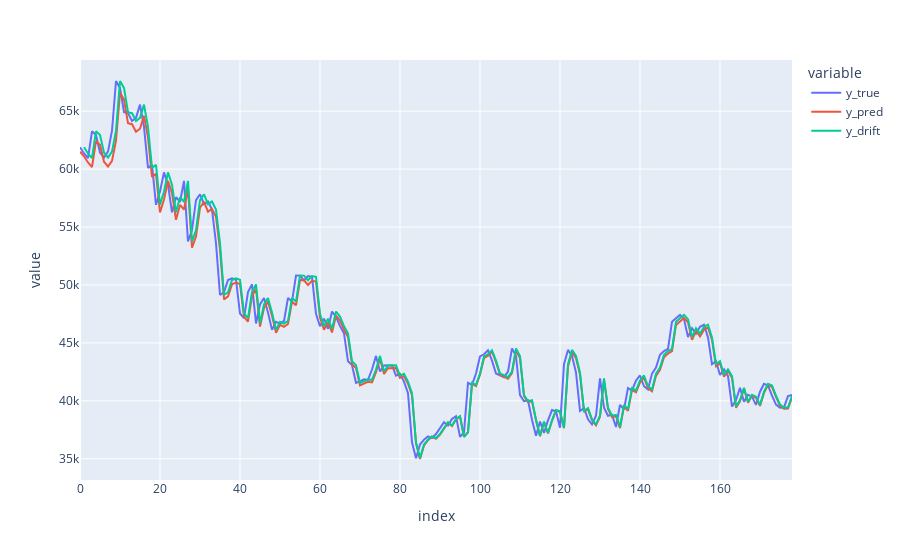

Source (notebook cell):
### Code cell
fig = px.line(result, x="index", y="value", color='variable')
fig.show()

### Figure 1 — Plotly figure (JSON) as saved in the notebook; plotly's stock layout.template omitted (floating-point values rounded to 4 significant figures; data arrays with more than 128 entries replaced by an {"elided": "..."} marker saying what was removed)
{"data": [{"hovertemplate": "variable=y_true<br>index=%{x}<br>value=%{y}<extra></extra>", "legendgroup": "y_true", "line": {"color": "#636efa", "dash": "solid"}, "marker": {"symbol": "circle"}, "mode": "lines", "name": "y_true", "orientation": "v", "showlegend": true, "type": "scatter", "x": {"elided": "179 int values"}, "xaxis": "x", "y": {"elided": "179 float values"}, "yaxis": "y"}, {"hovertemplate": "variable=y_pred<br>index=%{x}<br>value=%{y}<extra></extra>", "legendgroup": "y_pred", "line": {"color": "#EF553B", "dash": "solid"}, "marker": {"symbol": "circle"}, "mode": "lines", "name": "y_pred", "orientation": "v", "showlegend": true, "type": "scatter", "x": {"elided": "179 int values"}, "xaxis": "x", "y": {"elided": "179 float values"}, "yaxis": "y"}, {"hovertemplate": "variable=y_drift<br>index=%{x}<br>value=%{y}<extra></extra>", "legendgroup": "y_drift", "line": {"color": "#00cc96", "dash": "solid"}, "marker": {"symbol": "circle"}, "mode": "lines", "name": "y_drift", "orientation": "v", "showlegend": true, "type": "scatter", "x": {"elided": "179 int values"}, "xaxis": "x", "y": {"elided": "179 float values"}, "yaxis": "y"}], "layout": {"legend": {"title": {"text": "variable"}, "tracegroupgap": 0}, "margin": {"t": 60}, "xaxis": {"anchor": "y", "domain": [0, 1], "title": {"text": "index"}}, "yaxis": {"anchor": "x", "domain": [0, 1], "title": {"text": "value"}}}}
